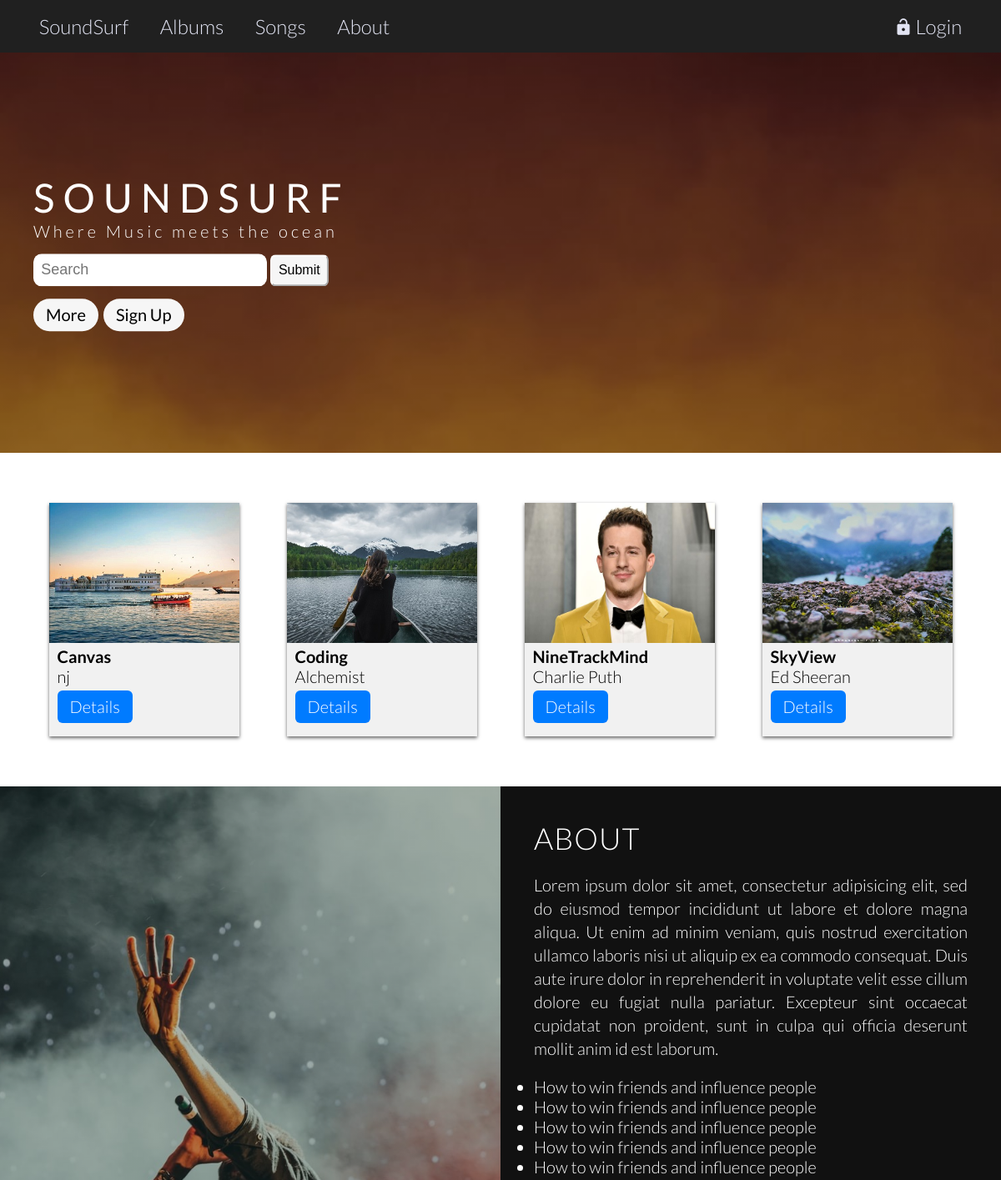
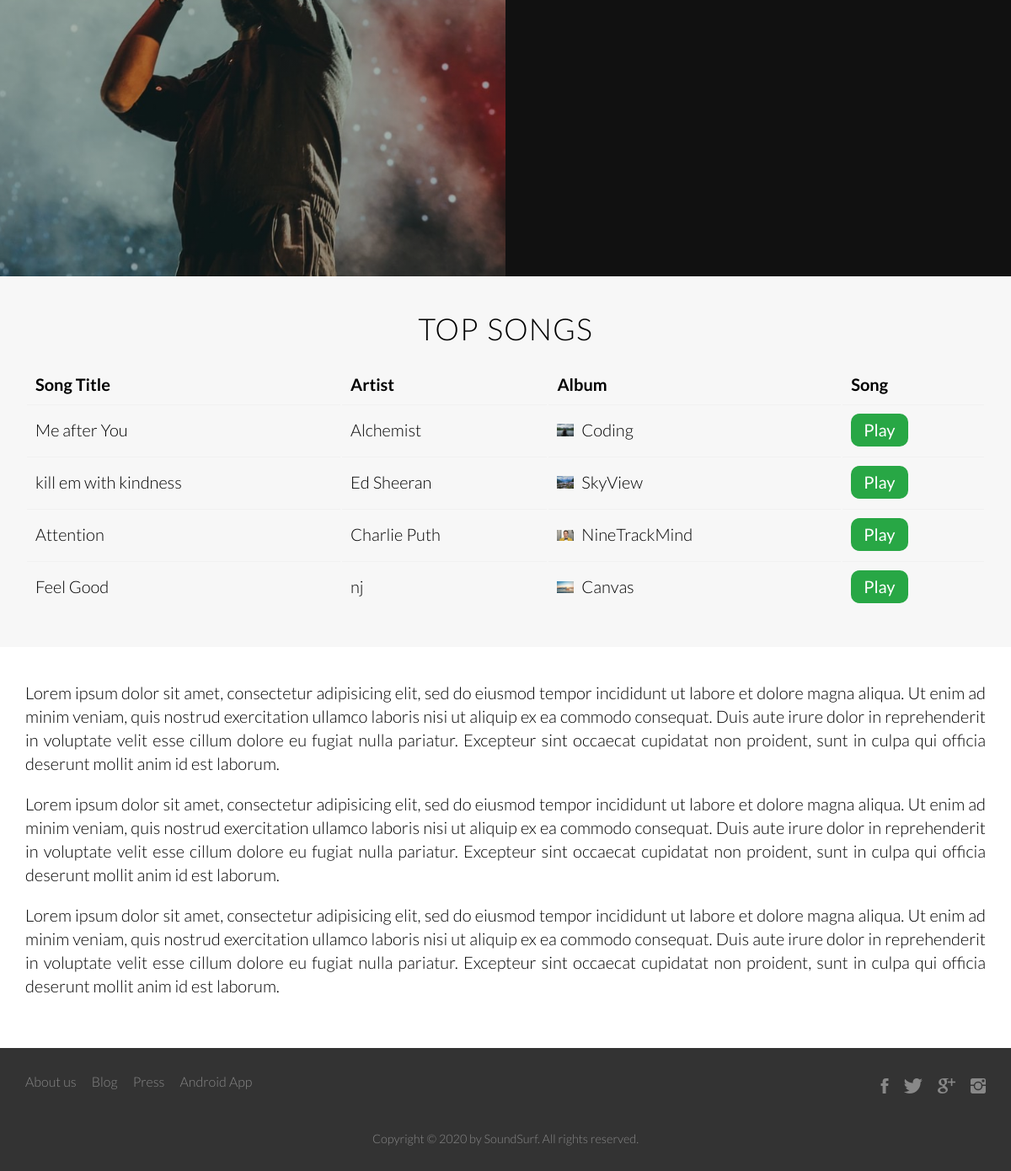
The page / on the database its author committed (2 pictures, top to bottom).
### appmusic/models.py (models this page shows, shortened)
class Album(models.Model):
    author = models.ForeignKey(User, on_delete = models.CASCADE)
    album_name = models.CharField(max_length = 100, unique=True)
    album_artist = models.CharField(max_length = 100)
    genre = models.CharField(max_length = 100)
    cover_pic = models.ImageField(upload_to='album_covers')

class Songs(models.Model):
    album = models.ForeignKey(Album, on_delete=models.CASCADE, related_name='songs')
    song_title = models.CharField(max_length = 100, unique=True)
    song = models.FileField(upload_to='songs')
    class Meta:
        verbose_name_plural = "Songs"

### appmusic/views.py (the view, shortened to what this page needs)
# urls.py: path('', views.index, name='index'),
def index(request):
    is_search=False
    query = request.GET.get('q')
    albums = Album.objects.order_by('album_name')[:8]
    songs = Songs.objects.all()[:10]
    context = {'albums': albums, 'songs_list': songs, 'is_search':is_search}
    return render(request, 'appmusic/index.html', context)

### appmusic/templates/appmusic/index.html (shortened to what this page needs)
{% extends 'appmusic/base.html' %}
{% block body_block %}
  <div class="background">
    <div class="header-text">
      <h1>Soundsurf</h1>
      <p style="margin-bottom: 15px; letter-spacing:4px;">Where Music meets the ocean</p>
      <form action="{% url 'index' %}" method="GET">
        <input type="text" name="q" {% if request.GET.q %} value="{{ request.GET.q }}" {% endif %} placeholder="Search">
        <input type="submit" class="btn-light" value="Submit">
      </form>
      <a href="#" class="btn btn-light" style="margin-right: 2px;">More</a>
      <a href="#" class="btn btn-light">Sign Up</a>
    </div>
  </div>
  {% if albums %}
  <section>
    <div class="container clearfix">
      {% for album in albums %}
      <div class="card">
        <img src="{{ album.cover_pic.url }}"style="width:100%; height:60%;" alt="Album Cover">
        <div class="card-text">
          <h4>{{ album.album_name }}</h4>
          <p>{{ album.album_artist }}</p>
          <a href="{% url 'album_detail' album_id=album.pk %}" class="btn btn-primary">Details</a>
        </div>
      </div>
      {% endfor %}
    </div>
  </section>
  {% endif %}
  {% if not is_search %}
    <section class="section-2 clearfix">
      <div class="partation area-1">
      </div>
      <div class="partation area-2">
        <h2>About</h2>
        <p class="content-para">Lorem ipsum dolor sit amet, consectetur adipisicing elit, sed do eiusmod tempor incididunt ut labore et dolore magna aliqua. Ut enim ad minim veniam, quis nostrud exercitation ullamco laboris nisi ut aliquip ex ea commodo consequat. Duis aute irure dolor in reprehenderit in voluptate velit esse cillum dolore eu fugiat nulla pariatur. Excepteur sint occaecat cupidatat non proident, sunt in culpa qui officia deserunt mollit anim id est laborum.</p>
        <ul>
          <li>How to win friends and influence people</li>
          <li>How to win friends and influence people</li>
          <li>How to win friends and influence people</li>
          <li>How to win friends and influence people</li>
          <li>How to win friends and influence people</li>
        </ul>
      </div>
    </section>
    {% endif %}
      {% if songs_list %}
      <section class="section-table" style="background-color: #f7f7f7;">
        <div class="container">
          <h2 style="text-align:center">{% if is_search %}Songs Found{% else %}Top Songs{% endif %}</h2>
          <table>
            <thead>
              <tr>
                <th>Song Title</th>
                <th>Artist</th>
                <th>Album</th>
                <th>Song</th>
              </tr>
            </thead>
            <tbody>
              {% for song_obj in songs_list %}
                <tr>
                  <td>{{ song_obj.song_title }}</td>
                  <td>{{ song_obj.album.album_artist }}</td>
                  <td>
                    <a href="#"><img src="{{ song_obj.album.cover_pic.url }}" style="width: 20px; max-height: 15px; margin-right: 5px;" /></a>
                    <a href="{% url 'album_detail' album_id=song_obj.album.pk %}">{{ song_obj.album.album_name }}</a>
                  </td>
                  <td><a href="{{ song_obj.song.url }}" class="btn btn-success">Play</a></td>
                </tr>
              {% endfor %}
            </tbody>
          </table>
        </div>
      </section>
      {% endif %}
    {% if not is_search %}
    <section class="section-4 container">
      <p class="content-para">Lorem ipsum dolor sit amet, consectetur adipisicing elit, sed do eiusmod tempor incididunt ut labore et dolore magna aliqua. Ut enim ad minim veniam, quis nostrud exercitation ullamco laboris nisi ut aliquip ex ea commodo consequat. Duis aute irure dolor in reprehenderit in voluptate velit esse cillum dolore eu fugiat nulla pariatur. Excepteur sint occaecat cupidatat non proident, sunt in culpa qui officia deserunt mollit anim id est laborum.</p>
      <p class="content-para">Lorem ipsum dolor sit amet, consectetur adipisicing elit, sed do eiusmod tempor incididunt ut labore et dolore magna aliqua. Ut enim ad minim veniam, quis nostrud exercitation ullamco laboris nisi ut aliquip ex ea commodo consequat. Duis aute irure dolor in reprehenderit in voluptate velit esse cillum dolore eu fugiat nulla pariatur. Excepteur sint occaecat cupidatat non proident, sunt in culpa qui officia deserunt mollit anim id est laborum.</p>
      <p class="content-para">Lorem ipsum dolor sit amet, consectetur adipisicing elit, sed do eiusmod tempor incididunt ut labore et dolore magna aliqua. Ut enim ad minim veniam, quis nostrud exercitation ullamco laboris nisi ut aliquip ex ea commodo consequat. Duis aute irure dolor in reprehenderit in voluptate velit esse cillum dolore eu fugiat nulla pariatur. Excepteur sint occaecat cupidatat non proident, sunt in culpa qui officia deserunt mollit anim id est laborum.</p>
    </section>
  {% endif %}
{% endblock %}

### appmusic/static/css/style.css (style rules this page uses)
* { margin: 0; padding: 0; box-sizing: border-box; }
html, body { font-family: 'Lato', 'Arial', sans-serif; font-size: 20px; font-weight: 300; text-rendering: optimizeLegibility; height: 100%; }
.clearfix { zoom:1 }
.clearfix:after { content: '.'; clear: both; display: block; height: 0; visibility: hidden; }
.container { max-width: 1140px; margin: 0 auto; }
h2, h3 { font-weight: 300; text-transform: uppercase; letter-spacing: 1px; }
h1 { font-size: 240%; font-weight: 400; text-transform: uppercase; letter-spacing: 10px; }
h2 { font-size: 180%; word-spacing: 2px; margin: 0 0 20px 0; }
section { padding: 40px 0; }
.background { position: relative; background-image: linear-gradient(rgba(0, 0, 0, 0.3),rgba(0, 0, 0, 0.3)),url(pics/music.jpg); height: 60vh; background-size: cover; background-position: top; background-attachment: fixed; }
.header-text { position: absolute; width: 1120px; top: 50%; left: 50%; transform: translate(-50%, -50%); color: #fff; }
.content-para { margin-bottom: 20px; line-height: 1.4; text-align: justify; }
.header-text h1 { color: #fff; }
input[type=text], input[type=email], input[type=password] { font-size: 18px; font-weight: 300; color: #606060; padding: .4em; outline: none; margin-bottom: 15px; }
.header-text input[type=text] { border-color: transparent; border-radius: 10px; width: 25%; }
.header-text input[type=submit], .contact-form input[type=submit] { display: inline-block; text-decoration: none; font-size: .8em; padding: .5em; border-radius: .4em; border-color: #fff; cursor: pointer; outline: 0; transition: background-color .3s; }
a { text-decoration: none; color: #000; }
.btn { display: inline-block; text-decoration: none; padding: 0.375rem 0.75rem; border-radius: .3em; transition: background-color .3s; font-weight: 400; }
.btn-primary { color: #fff; padding: 0.375rem 0.75rem; background-color: #007bff; border-color: #007bff; border-radius: .3em; font-weight: 300; margin-top: 5px; }
.btn-success { color: #fff; background-color: #28a745; border-color: #28a745; border-radius: .5em; }
.btn-light { background-color: #f6f6f6; color: #000; border-radius: 1em; }
.card { box-shadow: 0 2px 4px 0 rgba(0, 0, 0, 0.6); background: #f1f1f1; float: left; height: 280px; width: 20%; margin: 1em 2.5%; }
.card-text { margin: 0 10px; line-height: 1.2; }
table { width: 100%; margin: 0 auto; }
td, th { text-align: left; padding: 10px; }
td { border-top: 1px solid #f1f1f1; }
.section-2 { padding: 0; }
.partation { height: 100vh; width: 50%; float: left; }
.area-1 { background-image: linear-gradient(rgba(0, 0, 0, 0.3),rgba(0, 0, 0, 0.3)),url(pics/stage_show.jpg); background-size: cover; background-position: center; color: #fff; }
.area-2 { background-color: #111; color: #fff; padding: 2em; }

### rows shown on the page
Album: cover_pic (picture), album_name "Canvas", album_artist "nj"
Album: cover_pic (picture), album_name "Coding", album_artist "Alchemist"
Album: cover_pic (picture), album_name "NineTrackMind", album_artist "Charlie Puth"
Album: cover_pic (picture), album_name "SkyView", album_artist "Ed Sheeran"
Songs: song_title "Me after You", album.album_artist "Alchemist", album.cover_pic (picture), album.album_name "Coding"
Songs: song_title "kill em with kindness", album.album_artist "Ed Sheeran", album.cover_pic (picture), album.album_name "SkyView"
Songs: song_title "Attention", album.album_artist "Charlie Puth", album.cover_pic (picture), album.album_name "NineTrackMind"
Songs: song_title "Feel Good", album.album_artist "nj", album.cover_pic (picture), album.album_name "Canvas"
